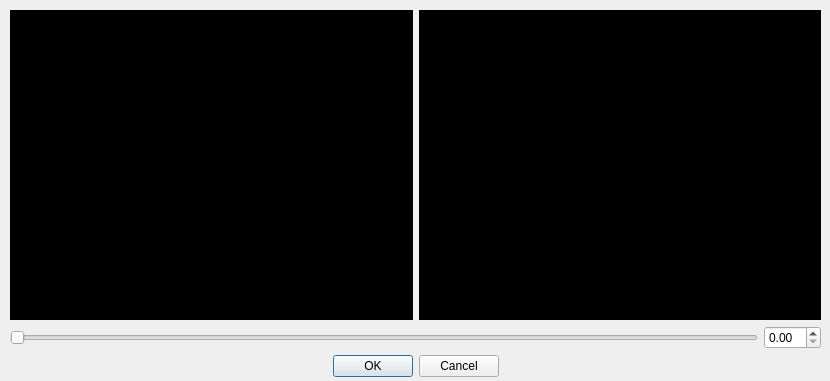
<?xml version="1.0" encoding="UTF-8"?>
<ui version="4.0">
 <class>DialogSingleBarEffect</class>
 <widget class="QDialog" name="DialogSingleBarEffect">
  <property name="geometry">
   <rect>
    <x>0</x>
    <y>0</y>
    <width>830</width>
    <height>381</height>
   </rect>
  </property>
  <property name="minimumSize">
   <size>
    <width>830</width>
    <height>381</height>
   </size>
  </property>
  <property name="maximumSize">
   <size>
    <width>830</width>
    <height>381</height>
   </size>
  </property>
  <property name="windowTitle">
   <string>Dialog</string>
  </property>
  <widget class="QWidget" name="">
   <property name="geometry">
    <rect>
     <x>10</x>
     <y>10</y>
     <width>811</width>
     <height>367</height>
    </rect>
   </property>
   <layout class="QGridLayout" name="gridLayout">
    <item row="1" column="0">
     <widget class="QSlider" name="horizontalSlider">
      <property name="orientation">
       <enum>Qt::Horizontal</enum>
      </property>
     </widget>
    </item>
    <item row="1" column="1">
     <widget class="QDoubleSpinBox" name="doubleSpinBox">
      <property name="decimals">
       <number>2</number>
      </property>
     </widget>
    </item>
    <item row="2" column="0" colspan="2">
     <widget class="QDialogButtonBox" name="buttonBox">
      <property name="orientation">
       <enum>Qt::Horizontal</enum>
      </property>
      <property name="standardButtons">
       <set>QDialogButtonBox::Cancel|QDialogButtonBox::Ok</set>
      </property>
      <property name="centerButtons">
       <bool>true</bool>
      </property>
     </widget>
    </item>
    <item row="0" column="0" colspan="2">
     <layout class="QHBoxLayout" name="horizontalLayout_2">
      <item>
       <widget class="QSmartGraphicsView" name="view1" native="true">
        <property name="minimumSize">
         <size>
          <width>400</width>
          <height>300</height>
         </size>
        </property>
        <property name="styleSheet">
         <string notr="true">background-color: rgb(0, 0, 0);</string>
        </property>
        <zorder>widget</zorder>
        <zorder>view2</zorder>
        <zorder>view2</zorder>
       </widget>
      </item>
      <item>
       <widget class="QSmartGraphicsView" name="view2" native="true">
        <property name="minimumSize">
         <size>
          <width>400</width>
          <height>300</height>
         </size>
        </property>
        <property name="styleSheet">
         <string notr="true">background-color: rgb(0, 0, 0);</string>
        </property>
       </widget>
      </item>
     </layout>
    </item>
   </layout>
  </widget>
 </widget>
 <customwidgets>
  <customwidget>
   <class>QSmartGraphicsView</class>
   <extends>QWidget</extends>
   <header>qsmartgraphicsview.h</header>
   <container>1</container>
  </customwidget>
 </customwidgets>
 <resources/>
 <connections>
  <connection>
   <sender>buttonBox</sender>
   <signal>accepted()</signal>
   <receiver>DialogSingleBarEffect</receiver>
   <slot>accept()</slot>
   <hints>
    <hint type="sourcelabel">
     <x>248</x>
     <y>254</y>
    </hint>
    <hint type="destinationlabel">
     <x>157</x>
     <y>274</y>
    </hint>
   </hints>
  </connection>
  <connection>
   <sender>buttonBox</sender>
   <signal>rejected()</signal>
   <receiver>DialogSingleBarEffect</receiver>
   <slot>reject()</slot>
   <hints>
    <hint type="sourcelabel">
     <x>316</x>
     <y>260</y>
    </hint>
    <hint type="destinationlabel">
     <x>286</x>
     <y>274</y>
    </hint>
   </hints>
  </connection>
 </connections>
</ui>
